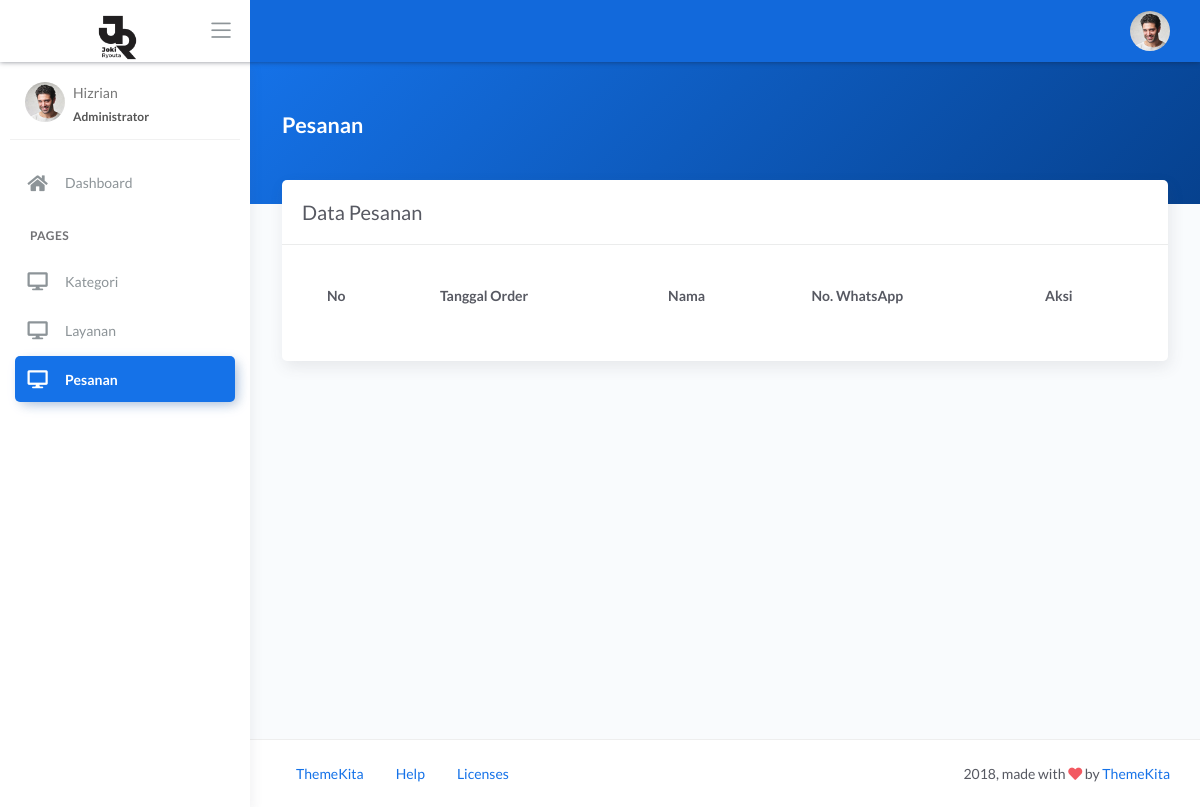
/index.php/admin/pesanan, run on an earlier commit of the app's database.
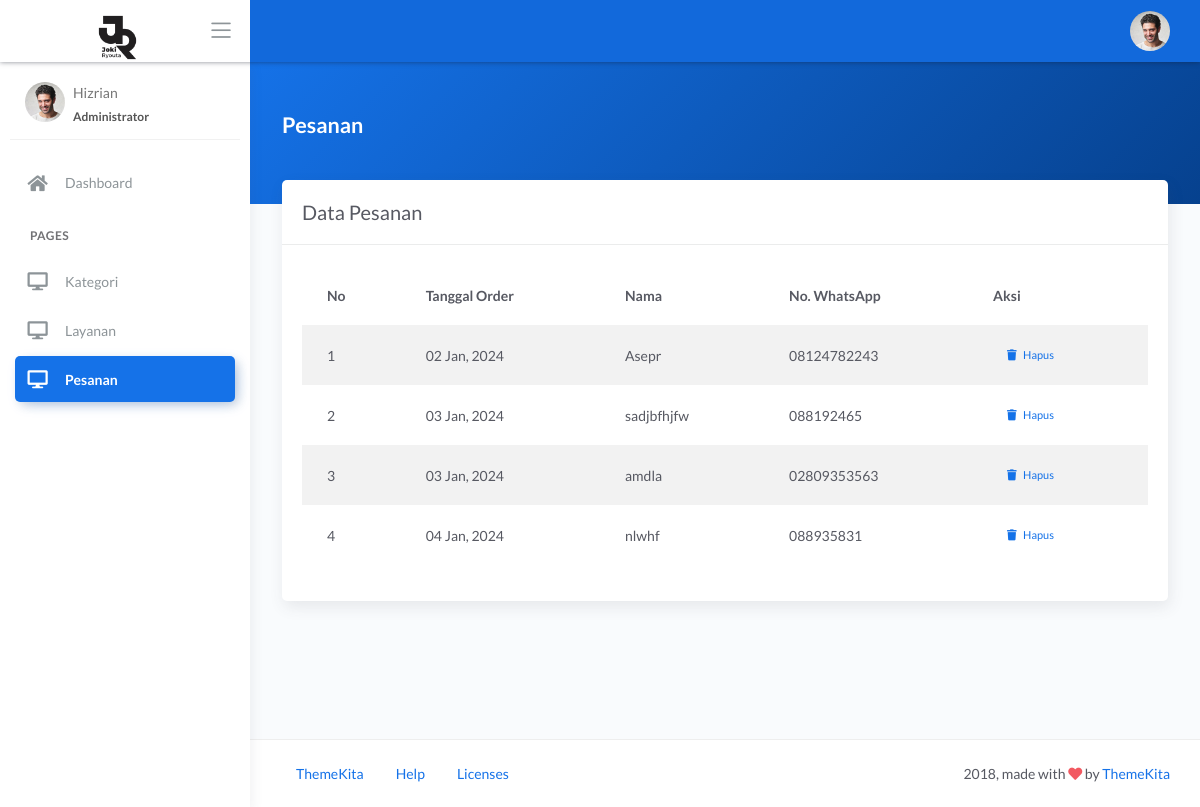
And on a later commit of the database.
### tables this page shows
CREATE TABLE `pesanan` (
  `id` int(11) NOT NULL,
  `login_via` varchar(50) NOT NULL,
  `email` varchar(50) NOT NULL,
  `password` varchar(50) NOT NULL,
  `hero` varchar(50) NOT NULL,
  `nick_name` varchar(50) NOT NULL,
  `jumlah_star` int(11) NOT NULL,
  `catatan` varchar(150) NOT NULL,
  `nama` varchar(50) NOT NULL,
  `no_wa` varchar(20) NOT NULL,
  `created_at` date NOT NULL
);

### application/controllers/admin/Pesanan.php (called while the page is built, shortened)
<?php
class Pesanan extends CI_Controller
{
    public function index()
    {
        $data['pesanan'] = $this->db->get('pesanan')->result();
        $this->load->view('admin/pesanan/index', $data);
    }
}

### index.php (called while the page is built, shortened)
<?php
require_once BASEPATH.'core/CodeIgniter.php';

### application/views/admin/pesanan/index.php (the view, shortened to what this page needs)
<!DOCTYPE html>
<html lang="en">
<?php $this->load->view('layouts/admin/header') ?>
<body>
    <div class="wrapper">
        <?php $this->load->view('layouts/admin/navbar') ?>
        <?php $this->load->view('layouts/admin/sidebar') ?>
        <div class="main-panel">
            <div class="content">
                <div class="panel-header bg-primary-gradient">
                    <div class="page-inner py-5">
                        <div class="d-flex align-items-left align-items-md-center flex-column flex-md-row">
                            <div>
                                <h2 class="text-white pb-2 fw-bold">Pesanan</h2>
                            </div>
                        </div>
                    </div>
                </div>
                <div class="page-inner mt--5">
                    <div class="row">
                        <div class="col-md-12">
                            <div class="card">
                                <div class="card-header">
                                    <h4 class="card-title">Data Pesanan</h4>
                                </div>
                                <div class="card-body">
                                    <table class="table table-striped" id="basic-datatables">
                                        <thead>
                                            <tr>
                                                <th>No</th>
                                                <th>Tanggal Order</th>
                                                <th>Nama</th>
                                                <th>No. WhatsApp</th>
                                                <th>Aksi</th>
                                            </tr>
                                        </thead>
                                        <tbody>
                                            <?php $no = 1;
                                            foreach ($pesanan as $data) { ?>
                                                <tr>
                                                    <td><?= $no++ ?></td>
                                                    <td><?= date("d M, Y",strtotime($data->created_at)) ?></td>
                                                    <td><?= $data->nama ?></td>
                                                    <td><?= $data->no_wa ?></td>
                                                    <td>
                                                        <a href="<?= base_url('admin/pesanan/hapus/' . $data->id) ?>" class="btn btn-sm btn-hapus"><span class="fa fa-trash"></span> &nbsp; Hapus</a>
                                                    </td>
                                                </tr>
                                            <?php } ?>
                                        </tbody>
                                    </table>
                                </div>
                            </div>
                        </div>
                    </div>
                </div>
            </div>
            <?php $this->load->view('layouts/admin/footer') ?>
        </div>
    </div>
</body>
</html>

### application/views/layouts/admin/header.php (shortened to what this page needs)
<head>
    <link rel="stylesheet" href="<?= base_url('assets/admin/') ?>css/bootstrap.min.css" />
    <link rel="stylesheet" href="<?= base_url('assets/admin/') ?>css/atlantis.min.css" />
    <link rel="stylesheet" href="<?= base_url('assets/admin/') ?>css/demo.css" />
</head>

### application/views/layouts/admin/navbar.php (shortened to what this page needs)
<div class="main-header">
    <div class="logo-header" data-background-color="white">
        <a href="<?= base_url('admin/dashboard') ?>" class="logo">
            <img src="<?= base_url('assets/uploads/logo/') ?>logo.png" alt="navbar brand" class="navbar-brand" style="width: 75px; margin-left:55px" />
        </a>
        <div class="nav-toggle">
            <button class="btn btn-toggle toggle-sidebar">
                <i class="icon-menu"></i>
            </button>
        </div>
    </div>
    <nav class="navbar navbar-header navbar-expand-lg" data-background-color="blue2">
        <div class="container-fluid">
            <ul class="navbar-nav topbar-nav ml-md-auto align-items-center">
                <li class="nav-item dropdown hidden-caret">
                    <a class="dropdown-toggle profile-pic" data-toggle="dropdown" href="#" aria-expanded="false">
                        <div class="avatar-sm">
                            <img src="<?= base_url('assets/admin/') ?>img/profile.jpg" alt="..." class="avatar-img rounded-circle" />
                        </div>
                    </a>
                </li>
            </ul>
        </div>
    </nav>
</div>

### application/views/layouts/admin/sidebar.php (shortened to what this page needs)
<div class="sidebar sidebar-style-2">
    <div class="sidebar-wrapper scrollbar scrollbar-inner">
        <div class="sidebar-content">
            <div class="user">
                <div class="avatar-sm float-left mr-2">
                    <img src="<?= base_url('assets/admin/') ?>img/profile.jpg" alt="..." class="avatar-img rounded-circle" />
                </div>
                <div class="info">
                    <a data-toggle="collapse" aria-expanded="true">
                        <span>
                            Hizrian
                            <span class="user-level">Administrator</span>
                        </span>
                    </a>
                </div>
            </div>
            <ul class="nav nav-primary">
                <li class="nav-item <?= $this->uri->segment(2) == "dashboard" ? "active" : "" ?>">
                    <a href="<?= base_url('admin/dashboard') ?>">
                        <i class="fas fa-home"></i>
                        <p>Dashboard</p>
                    </a>
                </li>
                <li class="nav-section">
                    <h4 class="text-section">Pages</h4>
                </li>
                <li class="nav-item <?= $this->uri->segment(2) == "kategori" ? "active" : "" ?>">
                    <a href="<?= base_url('admin/kategori') ?>">
                        <i class="fas fa-desktop"></i>
                        <p>Kategori</p>
                    </a>
                </li>
                <li class="nav-item <?= $this->uri->segment(2) == "layanan" ? "active" : "" ?>">
                    <a href="<?= base_url('admin/layanan') ?>">
                        <i class="fas fa-desktop"></i>
                        <p>Layanan</p>
                    </a>
                </li>
                <li class="nav-item <?= $this->uri->segment(2) == "pesanan" ? "active" : "" ?>">
                    <a href="<?= base_url('admin/pesanan') ?>">
                        <i class="fas fa-desktop"></i>
                        <p>Pesanan</p>
                    </a>
                </li>
            </ul>
        </div>
    </div>
</div>

### application/views/layouts/admin/footer.php
<footer class="footer">
    <div class="container-fluid">
        <nav class="pull-left">
            <ul class="nav">
                <li class="nav-item">
                    <a class="nav-link" href="https://www.themekita.com">
                        ThemeKita
                    </a>
                </li>
                <li class="nav-item">
                    <a class="nav-link" href="#"> Help </a>
                </li>
                <li class="nav-item">
                    <a class="nav-link" href="#"> Licenses </a>
                </li>
            </ul>
        </nav>
        <div class="copyright ml-auto">
            2018, made with <i class="fa fa-heart heart text-danger"></i> by
            <a href="https://www.themekita.com">ThemeKita</a>
        </div>
    </div>
</footer>

What changed in the data, as far as the page shows it:
added pesanan: created_at "02 Jan, 2024", nama "Asepr", no_wa "08124782243"
added pesanan: created_at "03 Jan, 2024", nama "sadjbfhjfw", no_wa "088192465"
added pesanan: created_at "03 Jan, 2024", nama "amdla", no_wa "02809353563"
added pesanan: created_at "04 Jan, 2024", nama "nlwhf", no_wa "088935831"
